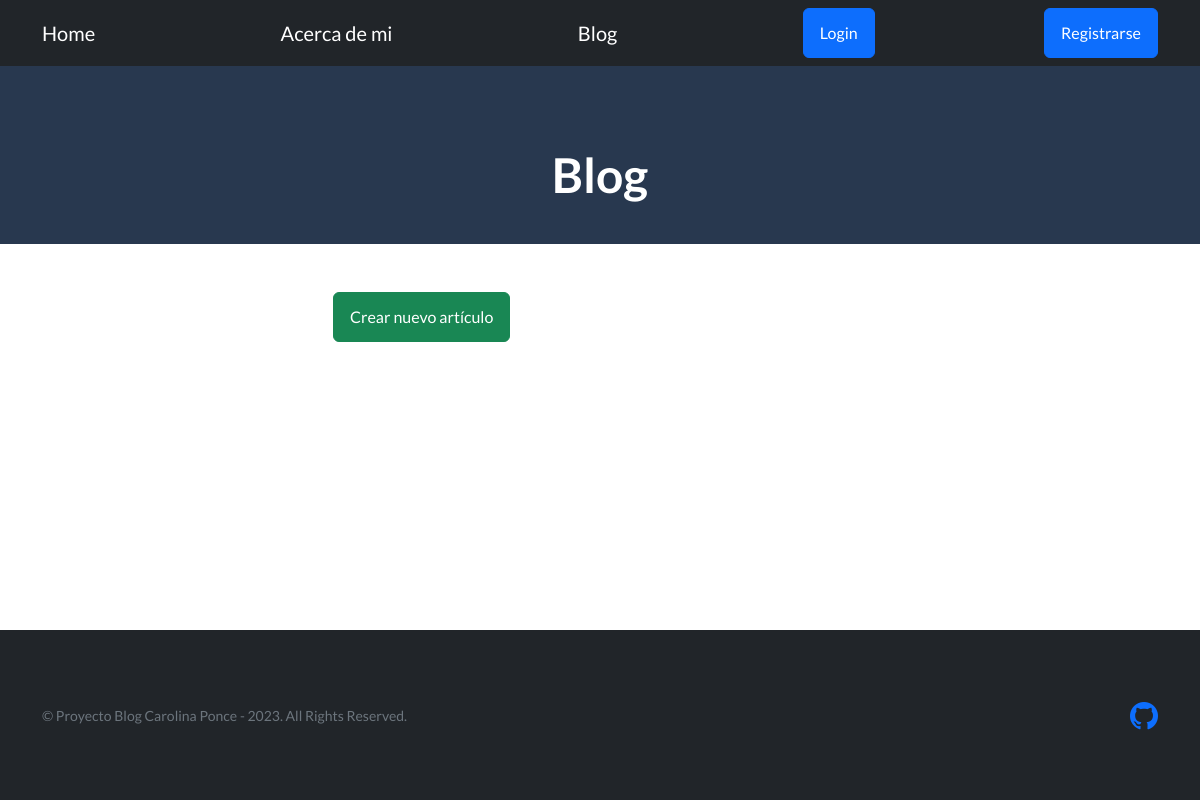
/blog/, run on an earlier commit of the app's database.
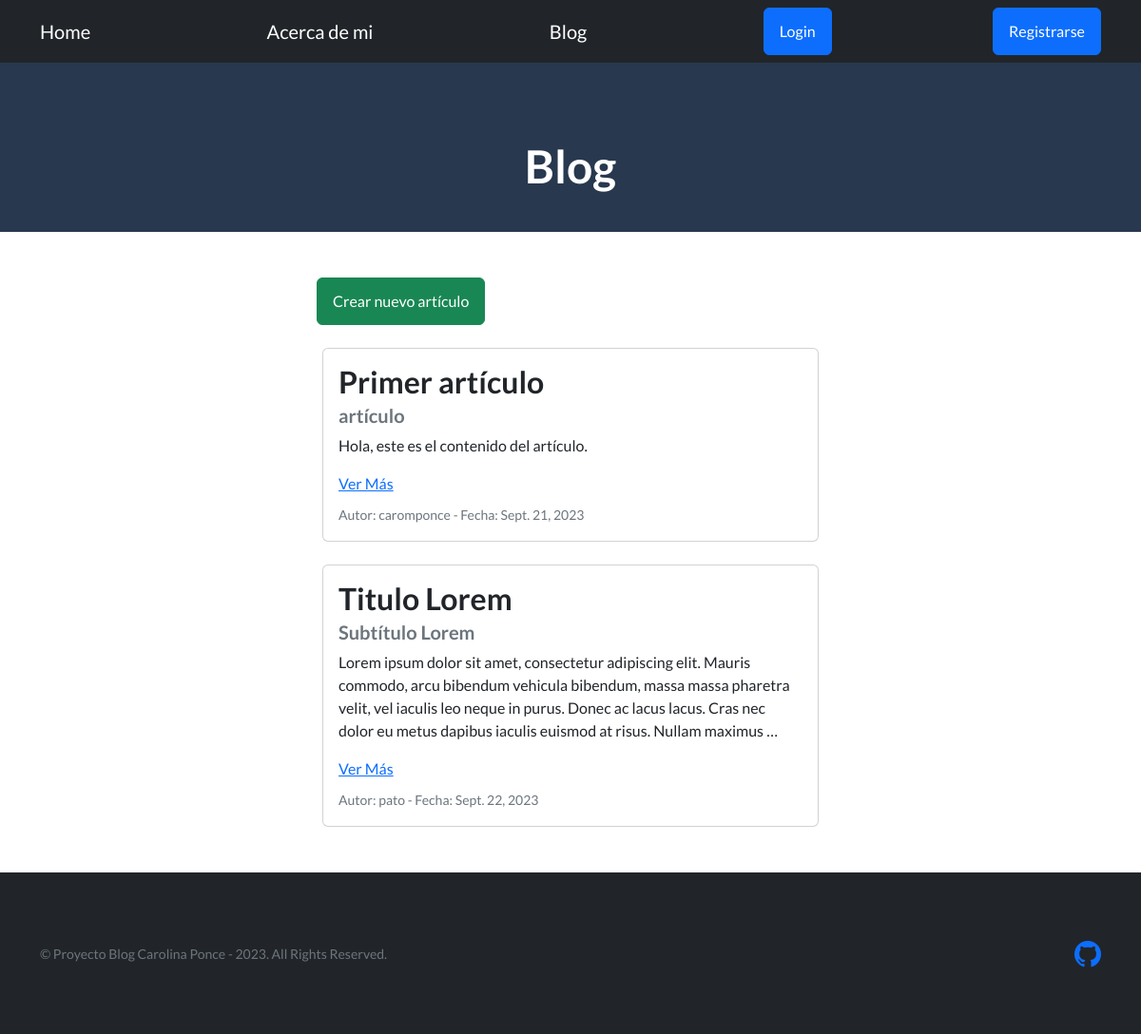
And on a later commit of the database.
### Blog/models.py (models this page shows)
class Article(models.Model):
    titulo         = models.CharField(max_length=255)
    subtitulo      = models.CharField(max_length=255)
    contenido      = RichTextField(null=True)
    autor          = models.ForeignKey(User, on_delete=models.CASCADE)
    fecha_creacion = models.DateField(default=timezone.now)
    imagen         = models.ImageField(upload_to='images')

### Blog/views.py (the view)
# urls.py: path('', views.Articles.as_view(), name='blog'),
class Articles(ListView):
    model = Article
    context_object_name = "articles"
    template_name = "blog/blog.html"

### Blog/templates/Blog/blog.html (shortened to what this page needs)
{% extends "App/base.html" %}
{% load static %}
{% block dynamicTitle %}
<h1>Blog</h1>
{% endblock %}
{% block dynamicContent %}
<div class="container">
    <div class="row">
        <div class="col-md-6 offset-md-3">
            <a href="/blog/createArticle" class="btn btn-success" role="button">Crear nuevo artículo</a>
        </div>
    </div>
    {% if articles %}
        <div class="container">
            <div class="row">
                <div class="col-md-6 offset-md-3">
                    {% for article in articles %}
                        <div class="card mt-4">
                            <div class="card-body">
                                <h2 class="card-title">{{article.titulo}}</h2>
                                <h5 class="card-subtitle mb-2 text-muted">{{article.subtitulo}}</h5>
                                <p class="card-text">{{article.contenido|striptags|safe|truncatewords:40}}</p>
                                <p class= "mb-2"><a href="/blog/article/{{article.id}}" class="card-link">Ver Más</a></p>
                                <p class="card-text"><small class="text-muted">Autor: {{article.autor}} - Fecha: {{article.fecha_creacion}}</small></p>
                            </div>
                        </div>
                    {% endfor %}
                </div>
            </div>
        </div>
    {% endif %}
</div>
{% endblock %}

### App/templates/App/base.html (shortened to what this page needs)
{% load static %}
<!DOCTYPE html>
<html lang="en">
    <head>
        <link href="https://cdn.jsdelivr.net/npm/bootstrap-icons@1.5.0/font/bootstrap-icons.css" rel="stylesheet" type="text/css" />
        <link href="{% static 'App/css/bootstrap.css'  %}" rel="stylesheet" />
        <link href="{% static 'App/css/styles.css'  %}" rel="stylesheet" />
    </head>
    <body class="d-flex flex-column min-vh-100">
        <nav class="navbar navbar-dark bg-dark static-top">
            <div class="container">
                <a class="navbar-brand" href="/">Home</a>
                <a class="navbar-brand" href="/about">Acerca de mi</a>
                <a class="navbar-brand" href="/blog">Blog</a>
                <a class="btn btn-primary" href="/accounts/login">Login</a>
                <a class="btn btn-primary" href="/accounts/register">Registrarse</a>
            </div>
        </nav>
        <header class="masthead">
            <div class="container position-relative">
                <div class="row justify-content-center align-items-center">
                    <div class="col-xl-6">
                        <div class="text-center text-white">
                            <h1 class="mb-5">{% block dynamicTitle %}{% endblock %}</h1>
                        </div>
                    </div>
                </div>
            </div>
        </header>
        <main class="container py-5">
            {% block dynamicContent %}
            {% endblock %}
        </main>
        <footer class="footer bg-dark mt-auto">
            <div class="container">
                <div class="row">
                    <div class="col-lg-6 h-100 text-center text-lg-start my-auto">
                        <p class="text-muted small mb-4 mb-lg-0">&copy; Proyecto Blog Carolina Ponce - 2023. All Rights Reserved.</p>
                    </div>
                    <div class="col-lg-6 h-100 text-center text-lg-end my-auto">
                        <ul class="list-inline mb-0">
                            <li class="list-inline-item">
                                <a href="https://github.com/Caromponce"><i class="bi-github fs-3"></i></a>
                            </li>
                        </ul>
                    </div>
                </div>
            </div>
        </footer>
    </body>
</html>

### App/static/App/css/styles.css (style rules this page uses)
header.masthead { position: relative; background-color: #343a40; background-size: cover; padding-top: 2rem; padding-bottom: 2rem; }
header.masthead:before { content: ""; position: absolute; background-color: #1c375e; height: 100%; width: 100%; top: 0; left: 0; opacity: 0.5; }
header.masthead h1, header.masthead .h1 { font-size: 2rem; }
@media (min-width: 768px) { header.masthead { padding-top: 2rem; padding-bottom: 2rem; } }
@media (min-width: 768px) { header.masthead h1, header.masthead .h1 { font-size: 3rem; } }
footer.footer { padding-top: 4rem; padding-bottom: 4rem; }

What changed in the data, as far as the page shows it:
added Article: titulo "Primer artículo", subtitulo "artículo", contenido "Hola, este es el contenido del artículo.", autor "caromponce", fecha_creacion "Sept. 21, 2023"
added Article: titulo "Titulo Lorem", subtitulo "Subtítulo Lorem", contenido "Lorem ipsum dolor sit amet, consectetur adipiscing elit. Mauris commodo, arcu bibendum vehicula bibendum, massa massa pharetra velit, vel iaculis leo neque in purus. Donec ac lacus lacus. Cras nec dolor eu metus dapibus iaculis euismod at risus. Nullam maximus …", autor "pato", fecha_creacion "Sept. 22, 2023"
